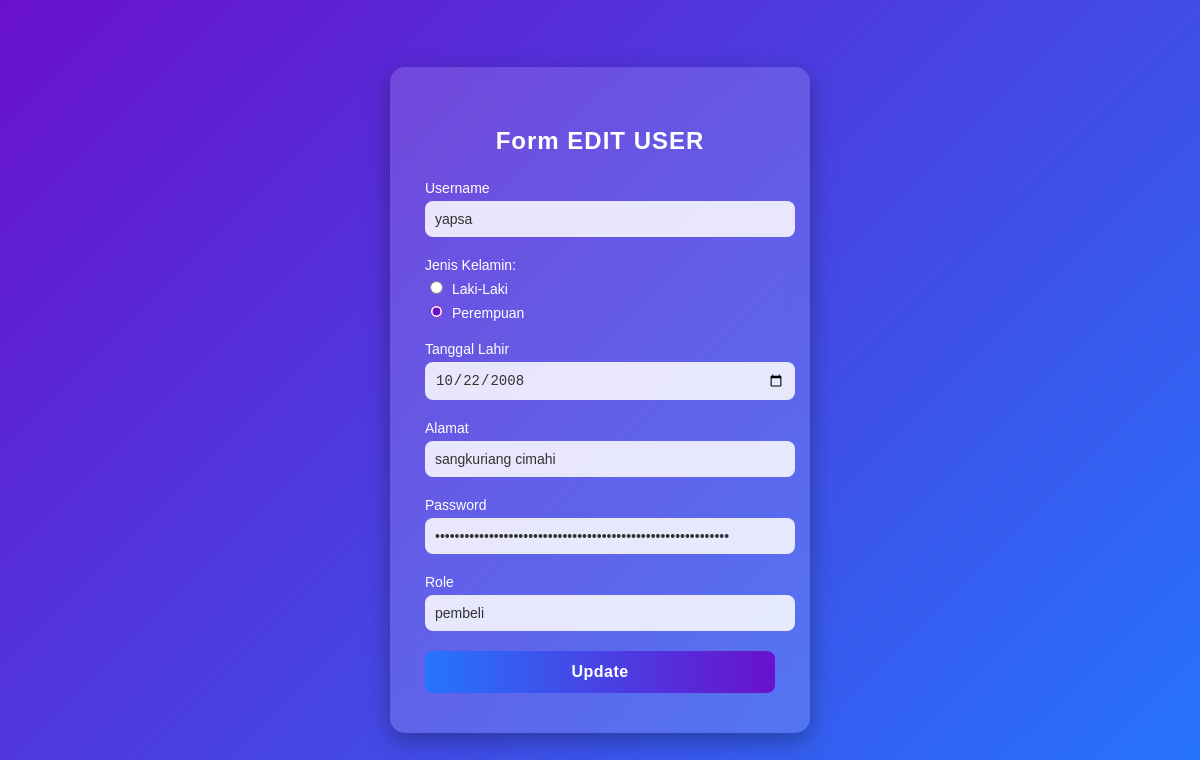
/controllers/control_user.php?aksi=edit&id=3 (signed in), run on the app's committed database.
### tables this page shows
CREATE TABLE `user` (
  `id_user` int(11) NOT NULL,
  `nama_user` varchar(100) NOT NULL,
  `jenis_kelamin` enum('laki-laki','perempuan') NOT NULL,
  `tanggal_lahir` date NOT NULL,
  `alamat` varchar(100) NOT NULL,
  `password` varchar(255) NOT NULL,
  `role` enum('admin','petugas','pembeli') NOT NULL
);

### models/m_koneksi.php (called while the page is built, shortened)
<?php
class m_koneksi {
    private $host = "localhost",
            $username = "root",
            $pass = "",
            $db = "apotek_kece";
    function __construct() {
        $this->koneksi = mysqli_connect($this->host, $this->username, $this->pass, $this->db);
        if ($this->koneksi) {
            return $this->koneksi;
        } else {
            die("Koneksi ke database gagal: " . mysqli_connect_error());
        }
    }
}

### models/m_user.php (called while the page is built, shortened)
<?php
include_once "m_koneksi.php";
class m_user {
    private $koneksi;
    public function __construct() {
        $db = new m_koneksi();
        $this->koneksi = $db->koneksi;
    }
    function tampil_data_by_id($id) {
        $sql = "SELECT * FROM user WHERE id_user = $id";
        $query = mysqli_query($this->koneksi, $sql);
        return mysqli_fetch_object($query);
    }
}
?>

### views/form_edit.php (the view, shortened to what this page needs)
<!DOCTYPE html>
<html lang="id">
<head>
  <link rel="stylesheet" href="../asset/css_edit_user.css">
</head>
<body>
  <div class="register-box">
    <h2>Form EDIT USER</h2>
    <form action="../controllers/control_user.php?aksi=update" method="post">
  <label for="nama_user">Username</label>
  <input type="text" id="nama_user" name="nama_user" value="<?= $users->nama_user ?>" required>
  <label>Jenis Kelamin:</label>
  <div class="radio-group">
    <label>
      <input type="radio" name="jenis_kelamin" value="laki-laki"
        <?= ($users->jenis_kelamin == 'laki-laki') ? 'checked' : ''; ?>> Laki-Laki
    </label>
    <label>
      <input type="radio" name="jenis_kelamin" value="perempuan"
        <?= ($users->jenis_kelamin == 'perempuan') ? 'checked' : ''; ?>> Perempuan
    </label>
  </div>
  <label for="tanggal_lahir">Tanggal Lahir</label>
  <input type="date" id="tanggal_lahir" name="tanggal_lahir" value="<?= $users->tanggal_lahir ?>" required>
  <label for="alamat">Alamat</label>
  <input type="text" id="alamat" name="alamat" value="<?= $users->alamat ?>" required>
  <label for="password">Password</label>
  <input type="password" id="password" name="password" value="<?= $users->password ?>" required>
  <label for="role">Role</label>
  <input type="text" id="role" name="role" value="<?= $users->role ?>" readonly>
  <button type="submit" name="update">Update</button>
</form>
  </div>
</body>
</html>

### asset/css_edit_user.css (style rules this page uses)
body { font-family: 'Poppins', sans-serif; background: linear-gradient(135deg, #6a11cb, #2575fc); height: 100vh; display: flex; justify-content: center; align-items: center; margin: 0; }
.register-box { background: rgba(255, 255, 255, 0.15); backdrop-filter: blur(10px); padding: 40px 35px; border-radius: 15px; box-shadow: 0 8px 25px rgba(0, 0, 0, 0.3); width: 350px; color: #fff; text-align: center; transition: transform 0.3s ease; }
.register-box h2 { margin-bottom: 25px; letter-spacing: 1px; font-weight: 600; }
.register-box label { display: block; text-align: left; margin-bottom: 5px; font-size: 14px; font-weight: 500; }
.register-box input[type="text"], .register-box input[type="date"], .register-box input[type="password"] { width: 100%; padding: 10px; border: none; border-radius: 8px; margin-bottom: 20px; background-color: rgba(255, 255, 255, 0.85); color: #333; font-size: 14px; outline: none; transition: 0.3s; }
.register-box input[type="radio"] { margin-right: 5px; accent-color: #6a11cb; }
.register-box .radio-group { text-align: left; margin-bottom: 20px; font-size: 14px; }
.register-box button { width: 100%; padding: 12px; border: none; background: linear-gradient(90deg, #2575fc, #6a11cb); color: white; font-size: 16px; border-radius: 8px; cursor: pointer; font-weight: bold; letter-spacing: 0.5px; transition: background 0.3s, transform 0.2s; }

### data on the page
user: nama_user "yapsa", jenis_kelamin "☐ Laki-Laki", jenis_kelamin "☑ Perempuan", tanggal_lahir "10/22/2008", alamat "sangkuriang cimahi", role "pembeli"
